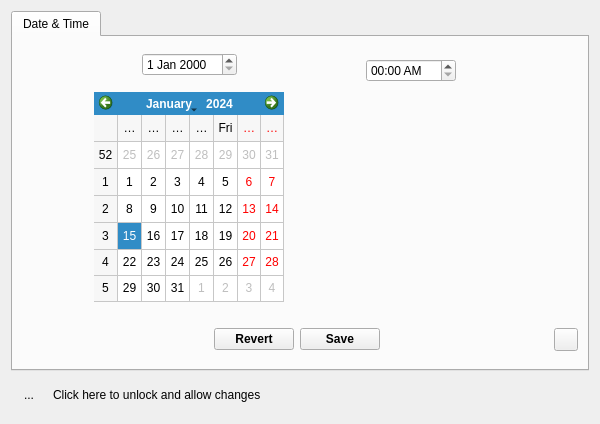
<?xml version="1.0" encoding="UTF-8"?>
<ui version="4.0">
 <class>datetimeFrm</class>
 <widget class="QWidget" name="datetimeFrm">
  <property name="geometry">
   <rect>
    <x>0</x>
    <y>0</y>
    <width>600</width>
    <height>424</height>
   </rect>
  </property>
  <property name="sizePolicy">
   <sizepolicy hsizetype="Fixed" vsizetype="Fixed">
    <horstretch>0</horstretch>
    <verstretch>0</verstretch>
   </sizepolicy>
  </property>
  <property name="windowTitle">
   <string>Form</string>
  </property>
  <layout class="QGridLayout" name="gridLayout_4">
   <item row="0" column="0">
    <widget class="QTabWidget" name="atab">
     <property name="sizePolicy">
      <sizepolicy hsizetype="Expanding" vsizetype="Expanding">
       <horstretch>0</horstretch>
       <verstretch>0</verstretch>
      </sizepolicy>
     </property>
     <property name="currentIndex">
      <number>0</number>
     </property>
     <widget class="QWidget" name="tab">
      <attribute name="title">
       <string>Date &amp;&amp; Time</string>
      </attribute>
      <layout class="QGridLayout" name="gridLayout_3">
       <item row="0" column="0">
        <spacer name="horizontalSpacer_7">
         <property name="orientation">
          <enum>Qt::Horizontal</enum>
         </property>
         <property name="sizeHint" stdset="0">
          <size>
           <width>52</width>
           <height>20</height>
          </size>
         </property>
        </spacer>
       </item>
       <item row="0" column="1">
        <layout class="QGridLayout" name="gridLayout">
         <property name="verticalSpacing">
          <number>16</number>
         </property>
         <item row="0" column="0">
          <spacer name="horizontalSpacer">
           <property name="orientation">
            <enum>Qt::Horizontal</enum>
           </property>
           <property name="sizeHint" stdset="0">
            <size>
             <width>18</width>
             <height>20</height>
            </size>
           </property>
          </spacer>
         </item>
         <item row="0" column="1">
          <widget class="QDateEdit" name="dateEdit">
           <property name="enabled">
            <bool>true</bool>
           </property>
          </widget>
         </item>
         <item row="0" column="2">
          <spacer name="horizontalSpacer_2">
           <property name="orientation">
            <enum>Qt::Horizontal</enum>
           </property>
           <property name="sizeHint" stdset="0">
            <size>
             <width>18</width>
             <height>20</height>
            </size>
           </property>
          </spacer>
         </item>
         <item row="1" column="0" colspan="3">
          <widget class="QCalendarWidget" name="calendar">
           <property name="enabled">
            <bool>true</bool>
           </property>
           <property name="sizePolicy">
            <sizepolicy hsizetype="Fixed" vsizetype="Fixed">
             <horstretch>0</horstretch>
             <verstretch>0</verstretch>
            </sizepolicy>
           </property>
           <property name="minimumSize">
            <size>
             <width>190</width>
             <height>210</height>
            </size>
           </property>
           <property name="maximumSize">
            <size>
             <width>190</width>
             <height>210</height>
            </size>
           </property>
           <property name="firstDayOfWeek">
            <enum>Qt::Monday</enum>
           </property>
           <property name="gridVisible">
            <bool>true</bool>
           </property>
           <property name="navigationBarVisible">
            <bool>true</bool>
           </property>
           <property name="dateEditEnabled">
            <bool>false</bool>
           </property>
          </widget>
         </item>
        </layout>
       </item>
       <item row="0" column="2">
        <spacer name="verticalSpacer_2">
         <property name="orientation">
          <enum>Qt::Vertical</enum>
         </property>
         <property name="sizeType">
          <enum>QSizePolicy::Fixed</enum>
         </property>
         <property name="sizeHint" stdset="0">
          <size>
           <width>20</width>
           <height>5</height>
          </size>
         </property>
        </spacer>
       </item>
       <item row="0" column="3">
        <layout class="QGridLayout" name="gridLayout_2">
         <property name="verticalSpacing">
          <number>16</number>
         </property>
         <item row="0" column="0">
          <spacer name="horizontalSpacer_3">
           <property name="orientation">
            <enum>Qt::Horizontal</enum>
           </property>
           <property name="sizeHint" stdset="0">
            <size>
             <width>18</width>
             <height>20</height>
            </size>
           </property>
          </spacer>
         </item>
         <item row="0" column="1">
          <widget class="QTimeEdit" name="timeEdit">
           <property name="enabled">
            <bool>true</bool>
           </property>
           <property name="minimumSize">
            <size>
             <width>90</width>
             <height>0</height>
            </size>
           </property>
           <property name="displayFormat">
            <string>HH:mm AP</string>
           </property>
          </widget>
         </item>
         <item row="0" column="2">
          <spacer name="horizontalSpacer_4">
           <property name="orientation">
            <enum>Qt::Horizontal</enum>
           </property>
           <property name="sizeHint" stdset="0">
            <size>
             <width>18</width>
             <height>20</height>
            </size>
           </property>
          </spacer>
         </item>
         <item row="1" column="0" colspan="3">
          <widget class="WallClock" name="aclock" native="true">
           <property name="enabled">
            <bool>true</bool>
           </property>
           <property name="sizePolicy">
            <sizepolicy hsizetype="Fixed" vsizetype="Fixed">
             <horstretch>0</horstretch>
             <verstretch>0</verstretch>
            </sizepolicy>
           </property>
           <property name="minimumSize">
            <size>
             <width>190</width>
             <height>190</height>
            </size>
           </property>
           <property name="maximumSize">
            <size>
             <width>190</width>
             <height>190</height>
            </size>
           </property>
          </widget>
         </item>
        </layout>
       </item>
       <item row="0" column="4">
        <spacer name="horizontalSpacer_6">
         <property name="orientation">
          <enum>Qt::Horizontal</enum>
         </property>
         <property name="sizeHint" stdset="0">
          <size>
           <width>52</width>
           <height>20</height>
          </size>
         </property>
        </spacer>
       </item>
       <item row="1" column="2">
        <spacer name="verticalSpacer_3">
         <property name="orientation">
          <enum>Qt::Vertical</enum>
         </property>
         <property name="sizeType">
          <enum>QSizePolicy::Fixed</enum>
         </property>
         <property name="sizeHint" stdset="0">
          <size>
           <width>20</width>
           <height>13</height>
          </size>
         </property>
        </spacer>
       </item>
       <item row="2" column="0" colspan="5">
        <layout class="QHBoxLayout" name="horizontalLayout">
         <item>
          <spacer name="horizontalSpacer_10">
           <property name="orientation">
            <enum>Qt::Horizontal</enum>
           </property>
           <property name="sizeType">
            <enum>QSizePolicy::Fixed</enum>
           </property>
           <property name="sizeHint" stdset="0">
            <size>
             <width>23</width>
             <height>20</height>
            </size>
           </property>
          </spacer>
         </item>
         <item>
          <spacer name="horizontalSpacer_5">
           <property name="orientation">
            <enum>Qt::Horizontal</enum>
           </property>
           <property name="sizeHint" stdset="0">
            <size>
             <width>128</width>
             <height>22</height>
            </size>
           </property>
          </spacer>
         </item>
         <item>
          <widget class="QPushButton" name="revertBtn">
           <property name="font">
            <font>
             <weight>75</weight>
             <bold>true</bold>
            </font>
           </property>
           <property name="text">
            <string>Revert</string>
           </property>
          </widget>
         </item>
         <item>
          <widget class="QPushButton" name="saveBtn">
           <property name="font">
            <font>
             <weight>75</weight>
             <bold>true</bold>
            </font>
           </property>
           <property name="text">
            <string>Save</string>
           </property>
          </widget>
         </item>
         <item>
          <spacer name="horizontalSpacer_9">
           <property name="orientation">
            <enum>Qt::Horizontal</enum>
           </property>
           <property name="sizeHint" stdset="0">
            <size>
             <width>148</width>
             <height>17</height>
            </size>
           </property>
          </spacer>
         </item>
         <item>
          <widget class="AmeHelpButton" name="helpBtn"/>
         </item>
        </layout>
       </item>
      </layout>
     </widget>
    </widget>
   </item>
   <item row="1" column="0">
    <layout class="QHBoxLayout" name="horizontalLayout_2">
     <item>
      <widget class="QToolButton" name="unlockBtn">
       <property name="minimumSize">
        <size>
         <width>36</width>
         <height>36</height>
        </size>
       </property>
       <property name="maximumSize">
        <size>
         <width>36</width>
         <height>36</height>
        </size>
       </property>
       <property name="text">
        <string>...</string>
       </property>
       <property name="icon">
        <iconset resource="../syspref.qrc">
         <normaloff>:/icons/tool/lock.png</normaloff>:/icons/tool/lock.png</iconset>
       </property>
       <property name="iconSize">
        <size>
         <width>28</width>
         <height>28</height>
        </size>
       </property>
       <property name="checkable">
        <bool>true</bool>
       </property>
       <property name="checked">
        <bool>false</bool>
       </property>
       <property name="autoRaise">
        <bool>true</bool>
       </property>
      </widget>
     </item>
     <item>
      <widget class="QLabel" name="lockLbl">
       <property name="text">
        <string>Click here to unlock and allow changes</string>
       </property>
      </widget>
     </item>
    </layout>
   </item>
  </layout>
 </widget>
 <customwidgets>
  <customwidget>
   <class>AmeHelpButton</class>
   <extends>QToolButton</extends>
   <header>HelpButton</header>
  </customwidget>
  <customwidget>
   <class>WallClock</class>
   <extends>QWidget</extends>
   <header location="global">clockwidget.h</header>
   <container>1</container>
  </customwidget>
 </customwidgets>
 <resources>
  <include location="../syspref.qrc"/>
 </resources>
 <connections/>
</ui>
